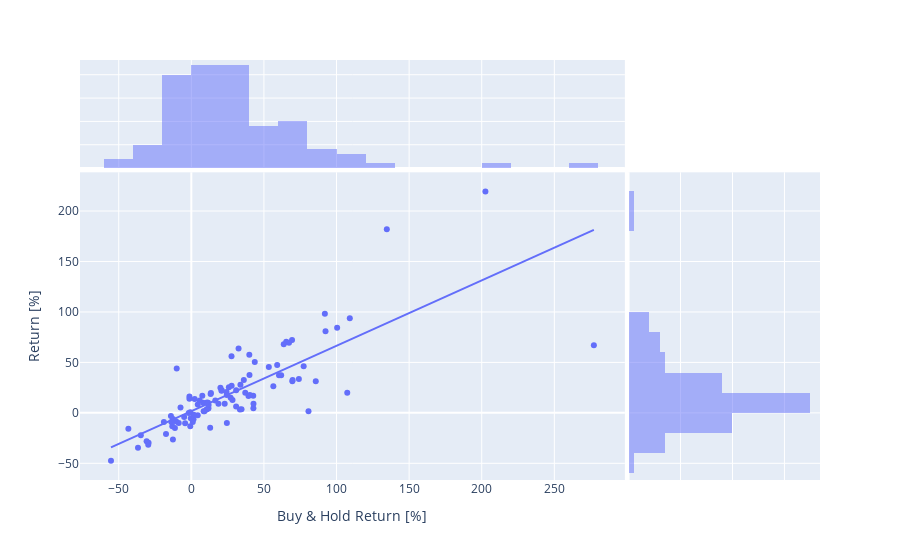

The cell this chart's notebook holds for it:
### Code cell
import plotly.express as px
fig = px.scatter(performance,x='Buy & Hold Return [%]',y= 'Return [%]', marginal_x='histogram', marginal_y='histogram',range_color=[-50,50],color_continuous_scale=["red", "white", "green"], trendline="ols",hover_data=[performance.index])

fig.show()
fig.write_html(r'checkpoint\VERY_GOOD\graph\relative_return.html')
